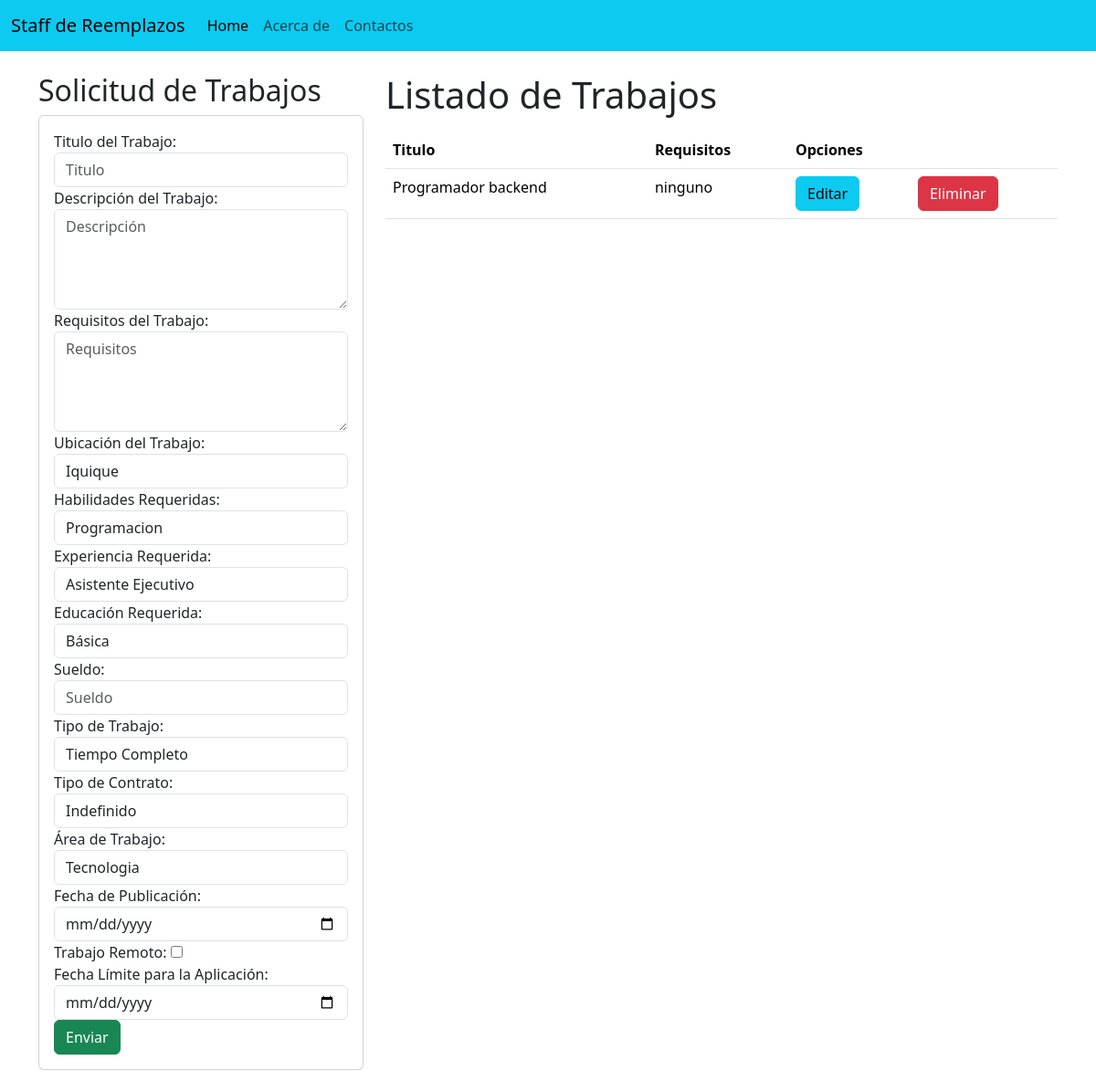
Page /vista_admin/solicitudes/ on the earlier database version.
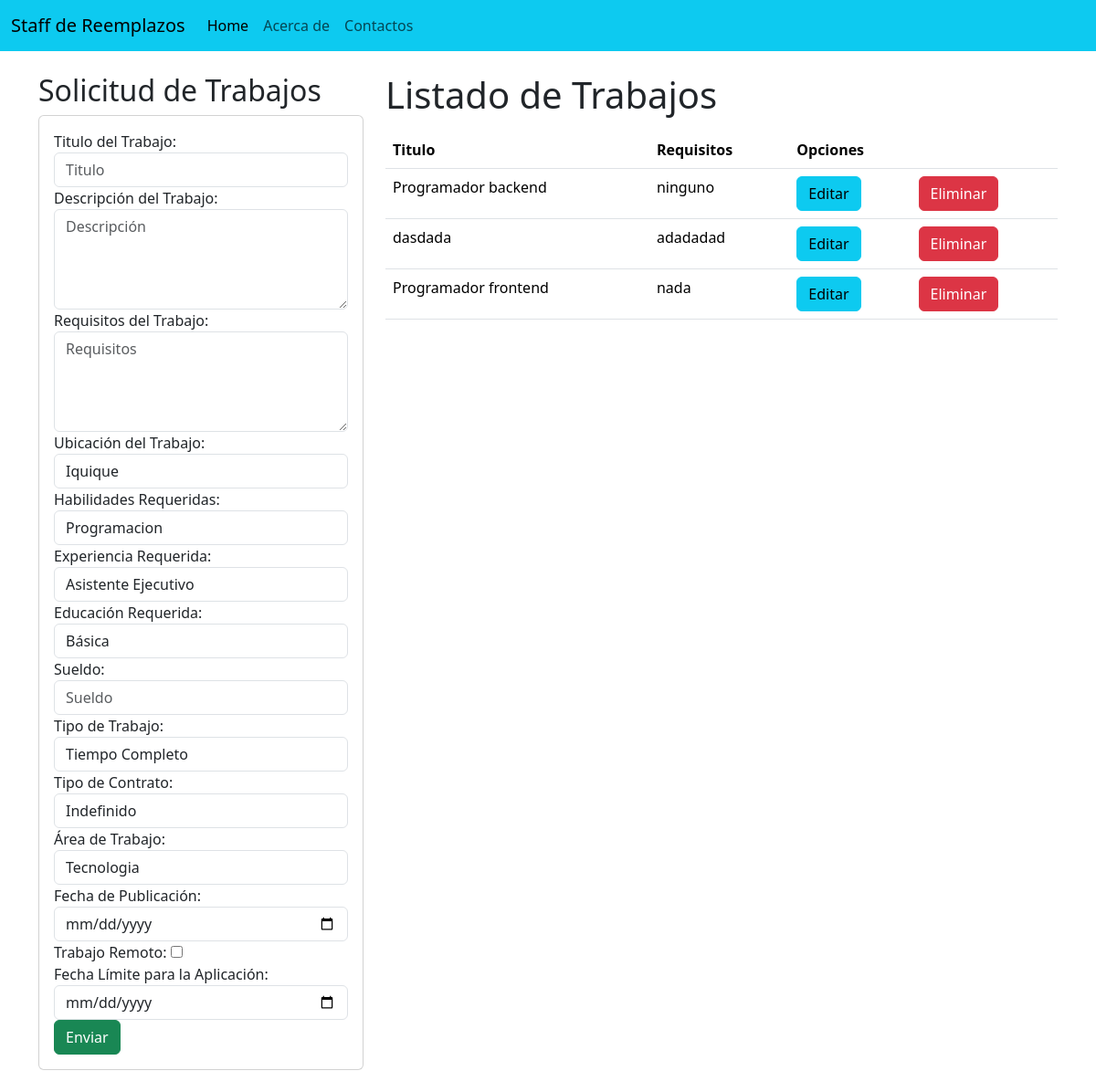
Same page on the later database version.
### Aplicaciones/GC/models.py (models this page shows, shortened)
class SolicitudDeReemplazo(models.Model):
    titulo = models.CharField(max_length=100)
    descripcion = models.TextField()
    requisitos = models.TextField()
    ubicacion = models.CharField(max_length=50, choices=[("iquique", "iquique"), ("alto_hospicio", "alto_hospicio")])
    sueldo = models.DecimalField(max_digits=10, decimal_places=2)
    tipo_de_trabajo = models.CharField(max_length=50, choices=[("Tiempo completo", "Tiempo completo"), ("Medio tiempo", "Medio tiempo"), ("Freelance", "Freelance"), ("Reemplazo", "Reemplazo")])
    tipo_de_contrato = models.CharField(max_length=50, choices=[("Indefinido", "Indefinido"), ("Temporal", "Temporal")])
    area_de_trabajo = models.CharField(max_length=50, choices=[("Tecnología", "Tecnología"), ("Salud", "Salud"), ("Finanzas", "Finanzas"), ("Educación", "Educación"), ("Marketing", "Marketing"), ("Ventas", "Ventas"), ("Recursos Humanos", "Recursos Humanos"), ("Ingeniería", "Ingeniería"), ("Arte y Diseño", "Arte y Diseño"), ("Legal", "Legal"), ("Medio Ambiente", "Medio Ambiente"), ("Investigación", "Investigación"), ("Servicios Sociales", "Servicios Sociales"), ("Otros", "Otros")])
    fecha_de_publicacion = models.DateField(auto_now_add=True)
    trabajo_remoto = models.BooleanField()
    fecha_limite = models.DateField()
    habilidades_requeridas = models.CharField(max_length=50, choices=[("programacion", "programacion"), ("liderazgo", "liderazgo")], default="programacion")
    experiencia_requerida = models.CharField(max_length=50, choices=[("asistente_ejecutivo", "asistente_ejecutivo"), ("coordinador_proyecto", "coordinador_proyecto"), ("gerente_de_seguridad", "gerente_de_seguridad"), ("desarrollador_backend", "desarrollador_backend"), ("desarrollador_frontend", "desarrollador_frontend"), ("desarrollador_full_stack", "desarrollador_full_stack"), ("especialista_en_recursos_humanos", "especialista_en_recursos_humanos"), ("especialista_en_ventas", "especialista_en_ventas"), ("especialista_en_soporte Técnico", "especialista_en_soporte Técnico"), ("especialista_en_logística", "especialista_en_logística"), ("analista_financiero", "analista_financiero")], default="asistente_ejecutivo")
    educacion_requerida = models.CharField(max_length=50, choices=[("basica", "basica"), ("Media", "Media"), ("Superior", "Superior")], default="basica")
    abierto = models.BooleanField(default=True)
    cve = models.ManyToManyField('Cv', related_name='solicitudes')

### Aplicaciones/GC/views.py (the view)
# urls.py: path('vista_admin/solicitudes/', views.form, name='solicitudes'),
def form(request):
    trabajosListados = SolicitudDeReemplazo.objects.all()
    return render(request, "gestionReemplazos.html", {"reemplazos": trabajosListados})

### Aplicaciones/GC/templates/gestionReemplazos.html (shortened to what the changed rows need)
{% extends "./base.html" %}
{% block body %}
<div class="row">
    <div class="col-sm-12 col-md-6 col-lg-4 col-xl-4">
        <h2>Solicitud de Trabajos</h2>
    </div>
    <div class="col-sm-12 col-md-6 col-lg-8 col-xl-8">
        <h1>Listado de Trabajos</h1>
        <div class="table-responsive py-2">
            <table class="table table_striped">
                <thead>
                    <tr>
                        <th>Titulo</th>
                        <th>Requisitos</th>
                        <th colspan="2">Opciones</th>
                    </tr>
                </thead>
                <tbody>
                    {% for r in reemplazos %}
                    <tr>
                        <td>{{r.titulo}}</td>
                        <td>{{r.requisitos}}</td>
                        <td><a href="edicionTrabajo/{{r.id}}" class="btn btn-info">Editar</a></td>
                        <td><a href="eliminacionTrabajo/{{r.id}}" class="btn btn-danger">Eliminar</a></td>
                    </tr>
                    {% endfor %}
                </tbody>
            </table>
        </div>
    </div>
</div>
{% endblock %}

Differences in the rows shown:
added SolicitudDeReemplazo: titulo "dasdada", requisitos "adadadad"
added SolicitudDeReemplazo: titulo "Programador frontend", requisitos "nada"
